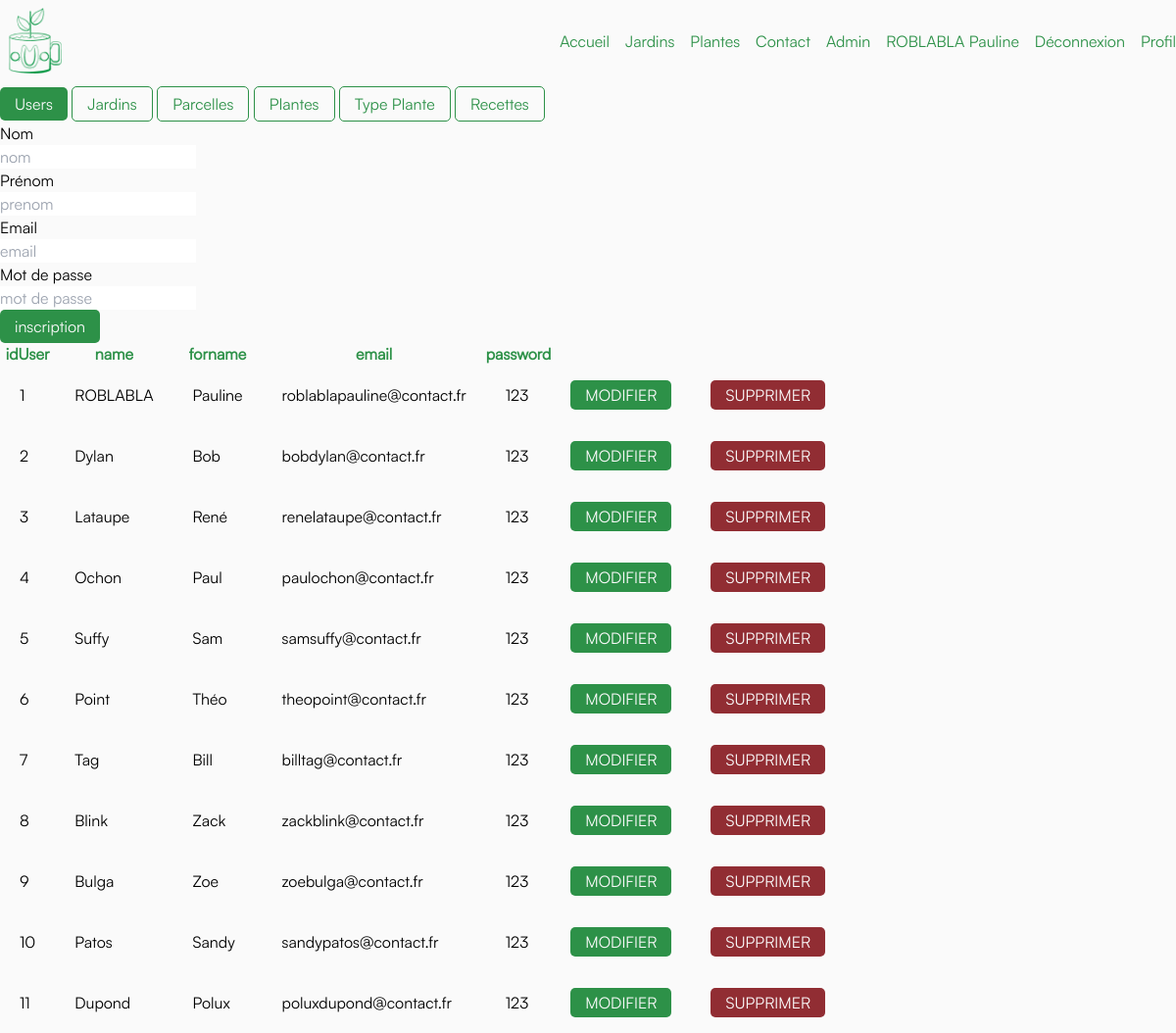
Page /admin/admin.php (signed in) on the committed database.
### tables this page shows
CREATE TABLE `USER` (
  `idUser` int(11) NOT NULL,
  `name` varchar(100) NOT NULL,
  `forname` varchar(100) NOT NULL,
  `email` varchar(100) DEFAULT NULL,
  `password` varchar(100) DEFAULT NULL
);

### admin/admin.php (the view, shortened to what this page needs)
<body>
<?php
    require_once('../assets/conf/head.inc.php');
    require_once('../assets/conf/conf.inc.php');
    require_once('../assets/conf/header.inc.php');
?>
<div>
    <button class="view-button button-secondary" data-view="Users" onclick="setView('Users')">Users</button>
    <button class=" view-button button-primary" data-view="Jardins" onclick="setView('Jardins')">Jardins</button>
    <button class=" view-button button-primary" data-view="Parcelles" onclick="setView('Parcelles')">Parcelles</button>
    <button class=" view-button button-primary" data-view="Plantes" onclick="setView('Plantes')">Plantes</button>
    <button class=" view-button button-primary" data-view="Type_Plante" onclick="setView('Type_Plante')">Type Plante</button>
    <button class=" view-button button-primary" data-view="Recettes" onclick="setView('Recettes')">Recettes</button>
</div>
<div class="view Users">
<?php
    $req = $db->query("SELECT * FROM USER;");
    require_once('../admin/User/inscriptionUser.php');
    echo '<table>';
    echo '<tr class="text-main">';
    echo '<th>idUser</th>';
    echo '<th>name</th>';
    echo '<th>forname</th>';
    echo '<th>email</th>';
    echo '<th>password</th>';
    echo '</tr>';
    while($rep = $req->fetch()) {
        echo '<tr class="h-8">';
        echo '<td class="p-5">'.$rep['idUser'].'</td>';
        echo '<td class="p-5">'.$rep['name'].'</td>';
        echo '<td class="p-5">'.$rep['forname'].'</td>';
        echo '<td class="p-5">'.$rep['email'].'</td>';
        echo '<td class="p-5">'.$rep['password'].'</td>';
        echo '<td class="p-5"><a class="button-primary" href="/admin/User/modificationUser.php?num='. $rep['idUser'] . '">MODIFIER</a></td>';
        echo '<td class="p-5"><a class="button-tercery" href="/admin/User/deleteUser.php?num='. $rep['idUser'] . '">SUPPRIMER</a></td>';
        echo '</tr>';
    }
    echo '</table>';
?>
</div>
</body>

### assets/css/style.css (style rules this page uses)
* { box-sizing: border-box; padding: 0; margin: 0; }
body { padding-top: 11svh; background-color: #FAFAFA; font-family: 'Satoshi-Regular'; }
.button-primary { background-color: #2D9148; color: #FAFAFA; padding: 5px 15px; border: 1px transparent; border-radius: 5px; cursor: pointer; }
.button-secondary { background-color: #FAFAFA; color: #2D9148; padding: 5px 15px; border: 1px solid #2D9148; border-radius: 5px; cursor: pointer; }
.button-tercery { background-color: #912D33; color: #FAFAFA; padding: 5px 15px; border: 1px transparent; border-radius: 5px; cursor: pointer; }

### rows in the picture
user: idUser "1", name "ROBLABLA", forname "Pauline", email "roblablapauline@contact.fr", password "123"
user: idUser "2", name "Dylan", forname "Bob", email "bobdylan@contact.fr", password "123"
user: idUser "3", name "Lataupe", forname "René", email "renelataupe@contact.fr", password "123"
user: idUser "4", name "Ochon", forname "Paul", email "paulochon@contact.fr", password "123"
user: idUser "5", name "Suffy", forname "Sam", email "samsuffy@contact.fr", password "123"
user: idUser "6", name "Point", forname "Théo", email "theopoint@contact.fr", password "123"
user: idUser "7", name "Tag", forname "Bill", email "billtag@contact.fr", password "123"
user: idUser "8", name "Blink", forname "Zack", email "zackblink@contact.fr", password "123"
user: idUser "9", name "Bulga", forname "Zoe", email "zoebulga@contact.fr", password "123"
user: idUser "10", name "Patos", forname "Sandy", email "sandypatos@contact.fr", password "123"
user: idUser "11", name "Dupond", forname "Polux", email "poluxdupond@contact.fr", password "123"

### other values in the picture
$_SESSION['nom'] "ROBLABLA"
$_SESSION['prenom'] "Pauline"
